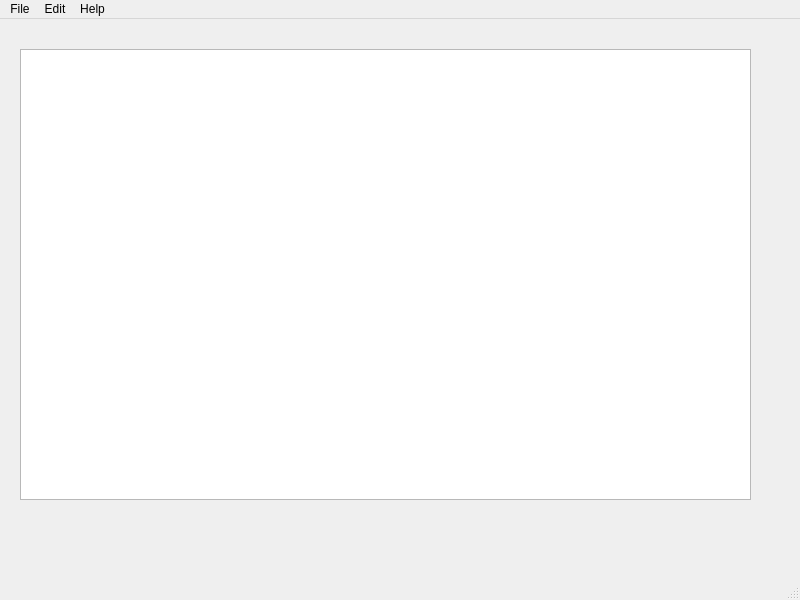
<?xml version="1.0" encoding="UTF-8"?>
<ui version="4.0">
 <class>MainWindow</class>
 <widget class="QMainWindow" name="MainWindow">
  <property name="geometry">
   <rect>
    <x>0</x>
    <y>0</y>
    <width>800</width>
    <height>600</height>
   </rect>
  </property>
  <property name="windowTitle">
   <string>MainWindow</string>
  </property>
  <widget class="QWidget" name="centralwidget">
   <widget class="QTableWidget" name="bookTable">
    <property name="geometry">
     <rect>
      <x>20</x>
      <y>30</y>
      <width>731</width>
      <height>451</height>
     </rect>
    </property>
   </widget>
  </widget>
  <widget class="QMenuBar" name="menubar">
   <property name="geometry">
    <rect>
     <x>0</x>
     <y>0</y>
     <width>800</width>
     <height>22</height>
    </rect>
   </property>
   <widget class="QMenu" name="menuFile">
    <property name="title">
     <string>File</string>
    </property>
    <addaction name="actionNew_Book"/>
    <addaction name="actionOpen"/>
    <addaction name="actionSave"/>
    <addaction name="actionErase_Bookcase"/>
   </widget>
   <widget class="QMenu" name="menuEdit">
    <property name="title">
     <string>Edit</string>
    </property>
   </widget>
   <widget class="QMenu" name="menuHelp">
    <property name="title">
     <string>Help</string>
    </property>
    <addaction name="separator"/>
    <addaction name="actionLol"/>
    <addaction name="actionGo_StackOverflow"/>
   </widget>
   <addaction name="menuFile"/>
   <addaction name="menuEdit"/>
   <addaction name="menuHelp"/>
  </widget>
  <widget class="QStatusBar" name="statusbar"/>
  <action name="actionLol">
   <property name="text">
    <string>Lol</string>
   </property>
  </action>
  <action name="actionGo_StackOverflow">
   <property name="text">
    <string>Go StackOverflow</string>
   </property>
  </action>
  <action name="actionNew_Book">
   <property name="text">
    <string>New Book</string>
   </property>
   <property name="shortcut">
    <string>Ctrl+N</string>
   </property>
  </action>
  <action name="actionOpen">
   <property name="text">
    <string>Open Bookcase</string>
   </property>
  </action>
  <action name="actionSave">
   <property name="text">
    <string>Save</string>
   </property>
  </action>
  <action name="actionErase_Bookcase">
   <property name="text">
    <string>Erase Bookcase</string>
   </property>
  </action>
 </widget>
 <resources/>
 <connections/>
</ui>
